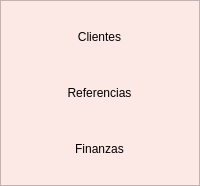
           <widget class="QFrame" name="frame_menu">
            <property name="maximumSize">
             <size>
              <width>225</width>
              <height>16777215</height>
             </size>
            </property>
            <property name="styleSheet">
             <string notr="true">background-color: rgb(252, 232, 229);</string>
            </property>
            <property name="frameShape">
             <enum>QFrame::StyledPanel</enum>
            </property>
            <property name="frameShadow">
             <enum>QFrame::Raised</enum>
            </property>
            <layout class="QVBoxLayout" name="verticalLayout_2">
             <item>
              <widget class="QPushButton" name="btn_registro_cliente">
               <property name="minimumSize">
                <size>
                 <width>175</width>
                 <height>50</height>
                </size>
               </property>
               <property name="maximumSize">
                <size>
                 <width>150</width>
                 <height>16777215</height>
                </size>
               </property>
               <property name="styleSheet">
                <string notr="true">QFrame{
background-color: rgb(51, 157, 255);
}

QPushButton{
color: rgb(0, 0, 0);
	background-color: rgb(252, 232, 229);
border-bottom-right-radius:20px;
font: 75 8pt &quot;Open Sans Semibold&quot;
}

QPushButton:hover{
color: rgb(255, 255, 255);
	background-color: rgb(230, 135, 149);
border-bottom-right-radius:20px;
font: 75 9pt  &quot;Open Sans Semibold&quot;
}</string>
               </property>
               <property name="text">
                <string>Clientes</string>
               </property>
               <property name="icon">
                <iconset>
                 <normaloff>images/2620669.png</normaloff>images/2620669.png</iconset>
               </property>
               <property name="iconSize">
                <size>
                 <width>75</width>
                 <height>75</height>
                </size>
               </property>
              </widget>
             </item>
             <item>
              <widget class="QPushButton" name="btn_referencias">
               <property name="minimumSize">
                <size>
                 <width>175</width>
                 <height>50</height>
                </size>
               </property>
               <property name="maximumSize">
                <size>
                 <width>150</width>
                 <height>16777215</height>
                </size>
               </property>
               <property name="styleSheet">
                <string notr="true">QFrame{
background-color: rgb(51, 157, 255);
}

QPushButton{
color: rgb(0, 0, 0);
	background-color: rgb(252, 232, 229);
border-bottom-right-radius:20px;
font: 75 8pt &quot;Open Sans Semibold&quot;
}

QPushButton:hover{
color: rgb(255, 255, 255);
	background-color: rgb(230, 135, 149);
border-bottom-right-radius:20px;
font: 75 9pt  &quot;Open Sans Semibold&quot;
}</string>
               </property>
               <property name="text">
                <string>Referencias</string>
               </property>
               <property name="icon">
                <iconset>
                 <normaloff>images/3589050.png</normaloff>images/3589050.png</iconset>
               </property>
               <property name="iconSize">
                <size>
                 <width>70</width>
                 <height>70</height>
                </size>
               </property>
              </widget>
             </item>
             <item>
              <widget class="QPushButton" name="btn_finanzas">
               <property name="minimumSize">
                <size>
                 <width>175</width>
                 <height>50</height>
                </size>
               </property>
               <property name="maximumSize">
                <size>
                 <width>150</width>
                 <height>16777215</height>
                </size>
               </property>
               <property name="styleSheet">
                <string notr="true">QFrame{
background-color: rgb(51, 157, 255);
}

QPushButton{
color: rgb(0, 0, 0);
	background-color: rgb(252, 232, 229);
border-bottom-right-radius:20px;
font: 75 8pt &quot;Open Sans Semibold&quot;
}

QPushButton:hover{
color: rgb(255, 255, 255);
	background-color: rgb(230, 135, 149);
border-bottom-right-radius:20px;
font: 75 9pt  &quot;Open Sans Semibold&quot;
}</string>
               </property>
               <property name="text">
                <string>Finanzas</string>
               </property>
               <property name="icon">
                <iconset>
                 <normaloff>images/5571427.png</normaloff>images/5571427.png</iconset>
               </property>
               <property name="iconSize">
                <size>
                 <width>75</width>
                 <height>75</height>
                </size>
               </property>
              </widget>
             </item>
            </layout>
           </widget>
